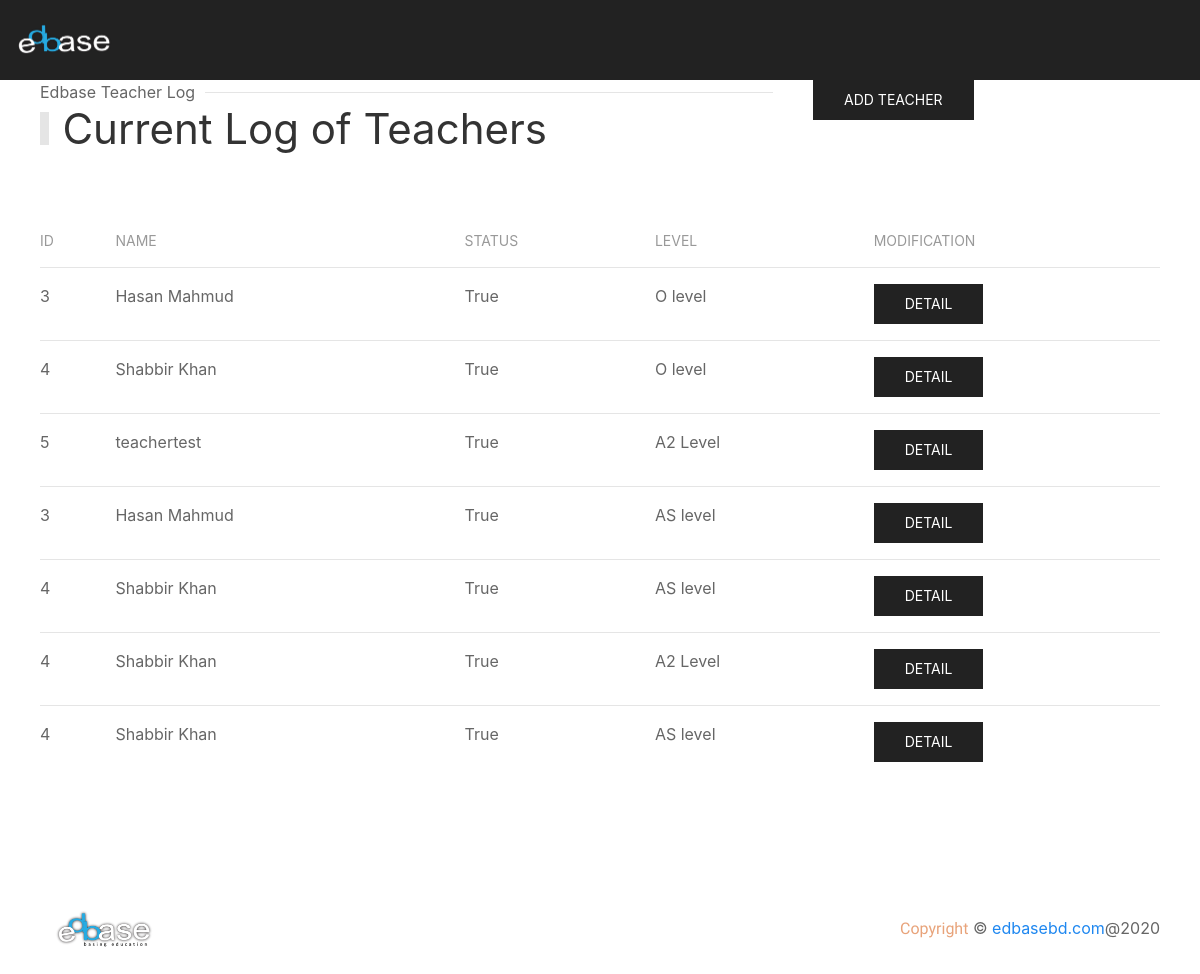
Before: /teacherlist/ with the older database file.
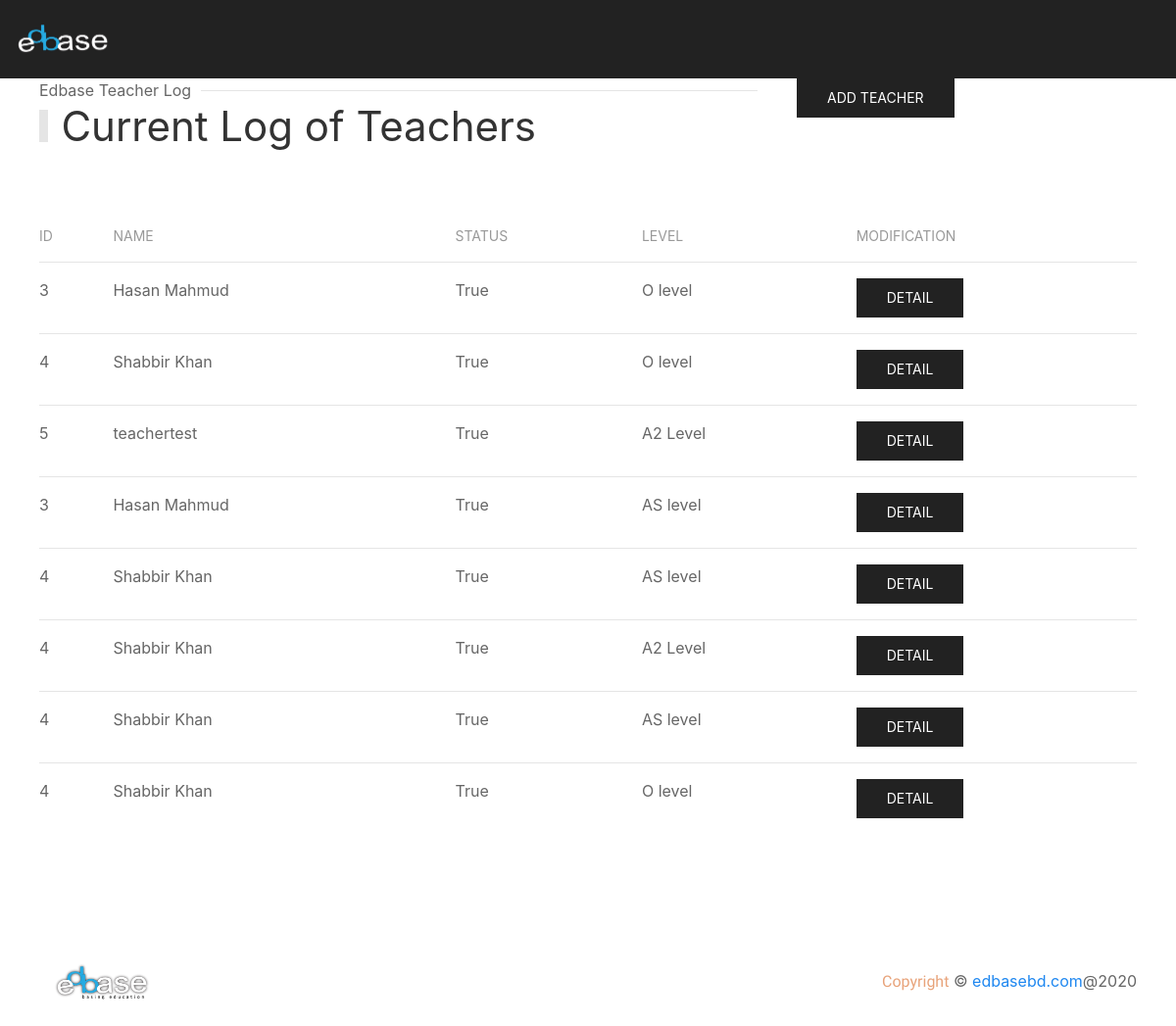
After: the same page with the newer database file.
### applicant/models.py (models this page shows, shortened)
class EdbaseTeacherSubject(models.Model):
    teacher = models.ForeignKey(EdbaseTeacher, related_name='edbaseteacher', on_delete=models.CASCADE)
    location = models.ForeignKey(EdbaseLocation, related_name='edbaselocation', on_delete=models.CASCADE)
    board = models.ForeignKey(EdbaseBoard, related_name='edbaseboard', on_delete=models.CASCADE)
    qualification = models.ForeignKey(EdbaseQualification, related_name='edbasequalification', on_delete=models.CASCADE)
    subject = models.ForeignKey(EdbaseSubject, related_name='edbasesubject', on_delete=models.CASCADE)

class EdbaseTeacher(models.Model):
    user = models.OneToOneField(User, on_delete=models.CASCADE)
    name = models.CharField(max_length=128, null=True, blank=True)
    status = models.BooleanField(default=True, null=True, blank=True)
    createt_at = models.DateTimeField(auto_now_add=True, null=True, blank=True)

class EdbaseQualification(models.Model):
    level = models.CharField(max_length=128, null=True, blank=True)
    created_at = models.DateTimeField(auto_now_add=True, null=True, blank=True)

### applicant/views.py (the view)
# urls.py: path('teacherlist/', views.teacherlist, name='teacherlist'),
def teacherlist(request):
    teachers = EdbaseTeacherSubject.objects.all()
    return render(request, 'teachersNew.html', {'teachers': teachers})

### applicant/templates/teachersNew.html (shortened to what this page needs)
{% extends 'base.html' %}
{% load static %}
{% block content %}
    <section class="main-section">
        <section class="main-section">
            <div class="admin-section-top">
                <div>
                    <div class="uk-section-secondary uk-preserve-color">
                        <div uk-sticky="animation: uk-animation-slide-top; sel-target: .uk-navbar-container; cls-active: uk-navbar-sticky; cls-inactive: uk-navbar-transparent uk-dark; top: 200">
                            <nav class="uk-navbar-container" uk-navbar="mode: click;">
                                <div class="uk-navbar-left">
                                    <a class="uk-navbar-item uk-logo logo-size" href="/"><img src="/static/img/edbase_footer.png" alt="edbase"></a>
                                </div>
                            </nav>
                        </div>
                    </div>
                </div>
            </div>
        </section>
    </section>
    <section id="student-list">
        <div class="uk-container">
            <div uk-grid>
                <div class="uk-width-2-3@m">
                    <div class="head">
                        <h1 class="uk-heading-bullet">Current Log of Teachers</h1>
                        <p class="uk-heading-line"><span>Edbase Teacher Log</span></p>
                    </div>
                </div>
                <div class="uk-width-expand@m">
                    <a href="{% url 'addteachernext' %}" class="uk-button uk-button-secondary">Add Teacher</a>
                </div>
            </div>
            <div class="uk-child-width-1@m" uk-grid>
                <div class="uk-margin-large">
                    <table class="uk-table uk-table-justify uk-table-hover uk-table-divider">
                        <thead>
                            <tr>
                                <th>id</th>
                                <th>Name</th>
                                <th>Status</th>
                                <th>Level</th>
                                <th>Modification</th>
                            </tr>
                        </thead>
                        <tbody>
                            {% for teacher in teachers %}
                            <tr>
                                <td>{{ teacher.teacher.id }}</td>
                                <td>{{ teacher.teacher.name }}</td>
                                <td>{{ teacher.teacher.status }}</td>
                                <td>{{ teacher.qualification.level }}</td>
                                <td class="uk-flex">
                                    <a href="{% url 'teachernextdetail' teacher.id %}" class="uk-button uk-button-secondary">Detail</a>
                                </td>
                            </tr>
                            {% endfor %}
                        </tbody>
                    </table>
                </div>
            </div>
        </div>
    </section>
    <section id="footer">
        <div class="uk-padding">
            <div class="uk-flex uk-flex-wrap uk-flex-wrap-around uk-flex-between uk-flex-middle">
                <a class="uk-navbar-item uk-logo logo-size" href="/"><img src="/static/img/edbase.png" alt="zeros"></a>
                <p class="uk-text-center"> <span class="zeros-sub-head copy">Copyright</span>  © <a href="/">edbasebd.com</a>@2020</p>
            </div>
        </div>
    </section>
{% endblock %}

### applicant/templates/base.html (shortened to what this page needs)
{% load static %}
<!DOCTYPE html>
<html>
<head>
    <link rel="stylesheet" href="{% static 'css/uikit.css' %}" type="text/css" />
    <link rel="stylesheet" href="{% static 'css/main.css' %}" type="text/css" />
    <link rel="stylesheet" href="https://stackpath.bootstrapcdn.com/font-awesome/4.7.0/css/font-awesome.min.css">
</head>
<body>
    {% block content %}
    {% endblock %}
</body>
</html>

### static/css/main.css (style rules this page uses)
p { margin: 0; }
.main-section { position: relative; }
.zeros-sub-head { font-family: 'Dancing Script', cursive; font-size: 2.3rem; color:#5a3a68; }
.logo-size { width: 128px; }
.copy { font-size: 1rem; color: #e8a37a; }
.admin-section-top { height: 10vh; }
.head { display: flex; flex-direction: column-reverse; }

Changed rows visible on the page:
added EdbaseTeacherSubject: teacher.id "4", teacher.name "Shabbir Khan", teacher.status "True", qualification.level "O level"
